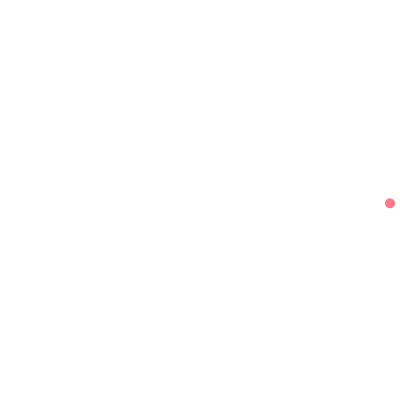
Frame 1 (no input)
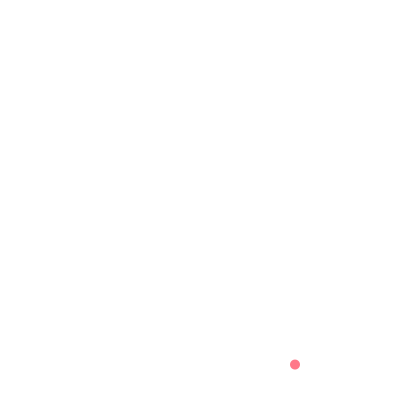
Frame 60 (the mouse pressed at the canvas centre just before this capture)
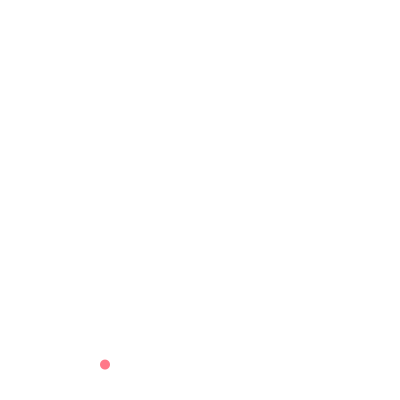
Frame 120 (the mouse held since frame 60 and released just before this capture)

The Processing sketch that drew these frames (run headless with seeded random() and noise(); from frame 60 on, the mouse is pressed at the canvas centre):

// Processing sketch: processing_121396
// ── processing_121396.pde

int RADI = 190;

void setup()
{
  size(400, 400);
  noStroke();
}

void draw()
{
  background(255);
  float rad = radians(frameCount % 360);
  float x = RADI * cos(rad) + width / 2;
  float y = RADI * sin(rad) + height / 2;
  fill(0xff, 0x78, 0x89);
  ellipse(x,y, 10, 10);
}
